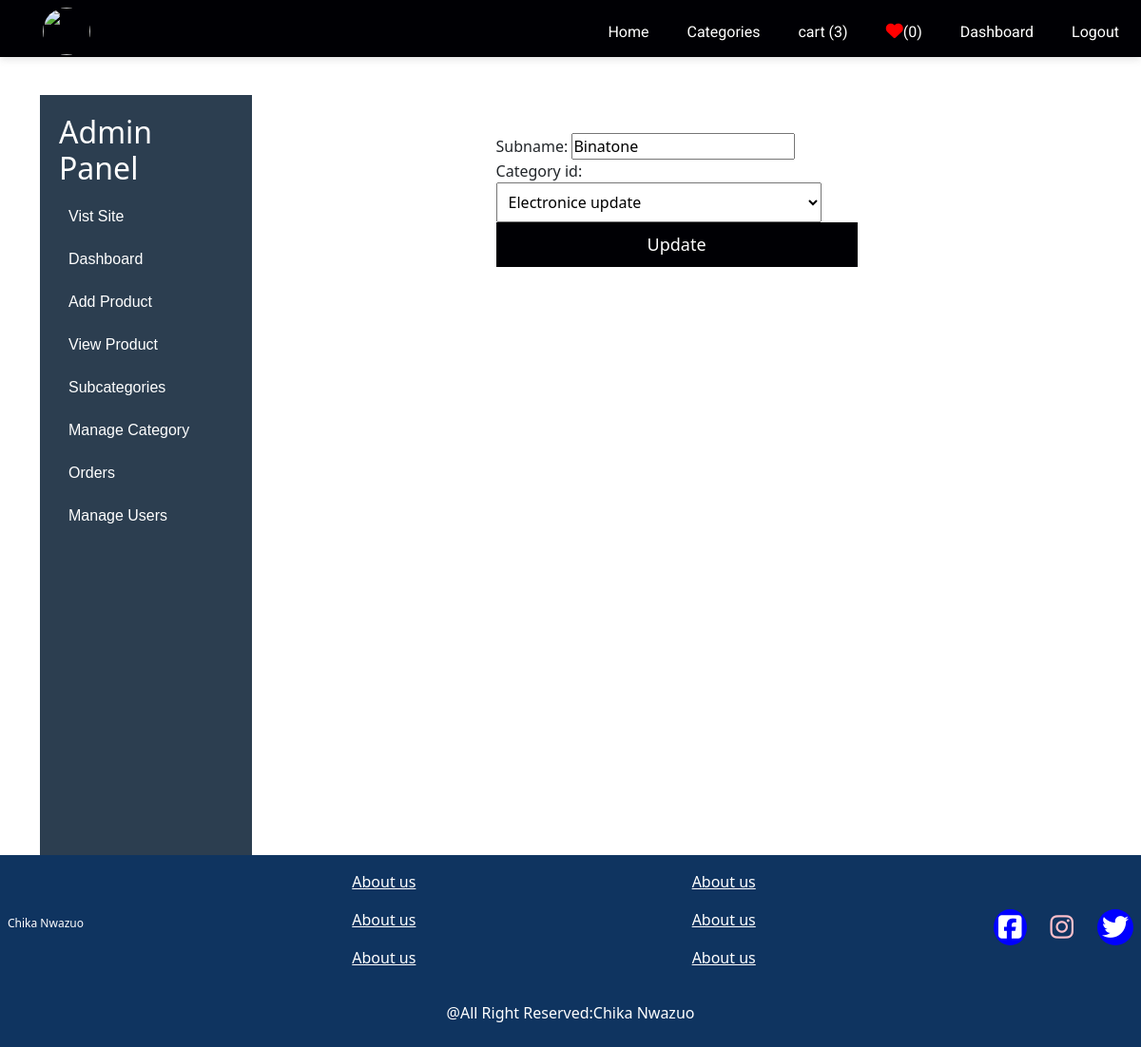
Before: /adminapp/updatesubcategory/4/ (signed in) with the older database file.
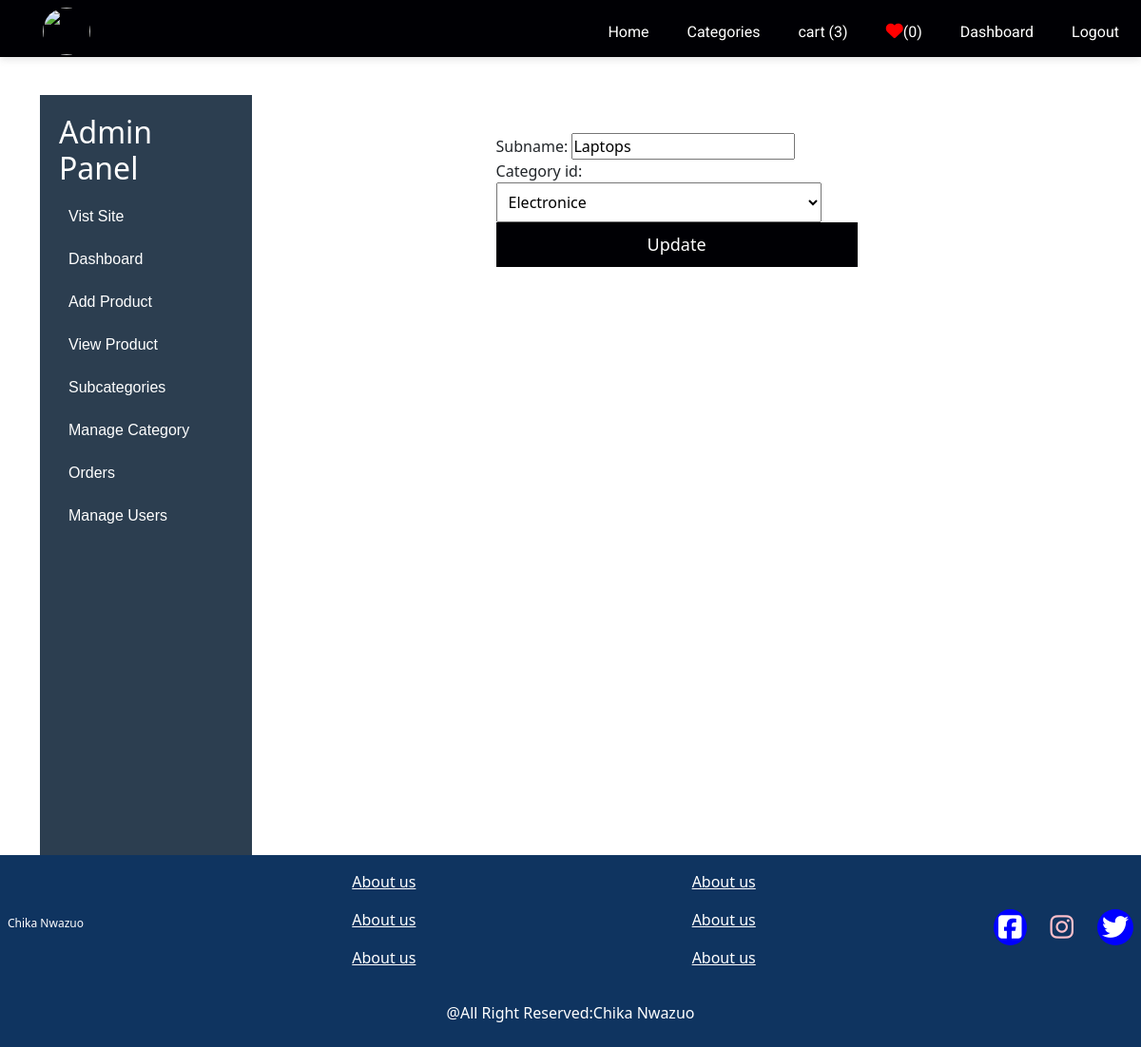
After: the same page with the newer database file.
### adminapp/models.py (models this page shows, shortened)
class Subcategory(models.Model):
        category_id=models.ForeignKey(Category,related_name='categories',on_delete=models.CASCADE)
        subname=models.CharField(max_length=200,unique=True)

### adminapp/views.py (the view, shortened to what this page needs)
# urls.py: path('updatesubcategory/<int:pk>/',views.updatesubcategory.as_view(), name='updatesubcategory'),
class updatesubcategory(View):
    def get(self,request,pk):
        if not request.user.is_superuser:
            return redirect(request.META.get('HTTP_REFERER','/'))
        subcategory=get_object_or_404(Subcategory,pk=pk)
        form=SubcatsForm(instance=subcategory)
        context={"form":form,'subcategory':subcategory}
        return render(request,'pages/update_subcategory.html',context)

### adminapp/forms.py
class SubcatsForm(forms.ModelForm):
	class Meta:
		model=Subcategory
		fields=('subname','category_id')
		subname=forms.CharField(widget=forms.TextInput(attrs={'placeholder':'Subcategory name'}))
		category_id=forms.CharField(widget=forms.Select())

### adminapp/analaystics.py (called while the page is built)
def analaytics(request):
    number_of_p= Product.objects.count()
    users=User.objects.count()
    product_selling_total= Product.objects.aggregate(price=Sum('price'))['price'] or 0
    product_bought_total= Product.objects.aggregate(bought_price=Sum('bought_price'))['bought_price'] or 0
    total_order= PaymentRecord.objects.aggregate(total_amount=Sum('total_amount'))['total_amount'] or 0
    profit=product_bought_total - product_selling_total
    return{'number_of_p':number_of_p,'users':users,"product_selling_total":product_selling_total,"profit":profit,'product_bought_total':product_bought_total}

### adminapp/models.py (called while the page is built)
    def __str__(self):
        return self.name

### adminapp/templates/pages/update_subcategory.html (shortened to what this page needs)
{% extends 'layout/based.html' %}
{% block content %}
<div class="adminpage_Settings">
  {% include 'adminlayout/adminsidebar.html' %}
  <div class="admin_container">
<form action="{% url 'adminapp:updatesubcategory' subcategory.id %}" method="POST" enctype="multipart/form-data">
{{form.as_div }}
   <button type="submit">Update</button>
</form>
</div>
</div>
{% endblock %}

Changed rows visible on the page:
changed Subcategory: subname "Binatone" → "Laptops"; category_id "Electronice update" → "Electronice"
